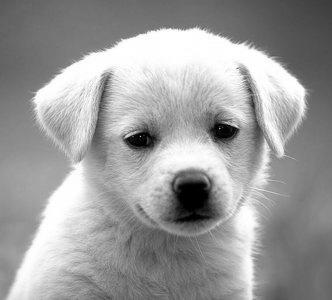
#> input picture Thresholding Task/Dog.jpg, 332 x 300 px
$ jupyter execute 21BAI1225_ThresholdingTask.ipynb
#> lines starting #> are read from the running program, lines starting #| are printed output that depends on the picture; after the words box and inside, x2 and y2 are one past the last pixel; in counts of white or black regions, pixels touching at a corner belong together
<h1 style="text-align: center;">Task: Implementing Thresholding</h1>

## Student Information

**Name:** Swarab Raul
**Registration Number:** 21BAI1225
**Date:** August 19, 2024

**1. Fixed Thresholding**
Fixed thresholding is a simple method where we choose a threshold value, and any pixel intensity value above the threshold is set to one value (e.g., white), and any pixel intensity below the threshold is set to another value (e.g., black).

[cell 1]
import cv2
import numpy as np
import matplotlib.pyplot as plt

[cell 2]
image = cv2.imread('./Dog.jpg', cv2.IMREAD_GRAYSCALE)
#> image is the input picture: shape (300, 332); min 0, max 255, mean 155.7

[cell 3]
# Apply Fixed Thresholding
_, fixed_thresh = cv2.threshold(image, 127, 255, cv2.THRESH_BINARY)
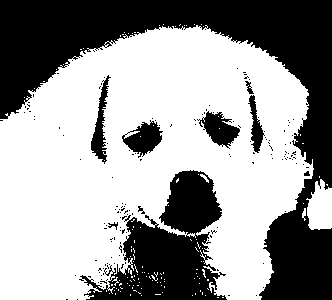
#> fixed_thresh: shape (300, 332); 60.5% white; 156 black regions (146 under 20 px), largest, box (x1, y1, x2, y2) and area: (0, 0, 332, 300) 26922, (79, 170, 227, 300) 9251, (122, 120, 163, 158) 816

[cell 4]
plt.imshow(fixed_thresh, cmap='gray')

**2. OTSU's Thresholding**
OTSU's method automatically calculates the optimal threshold value for a bimodal image (an image with two peaks in its histogram).

[cell 5]
# Apply OTSU's Thresholding
_, otsu_thresh = cv2.threshold(image, 0, 255, cv2.THRESH_BINARY + cv2.THRESH_OTSU)
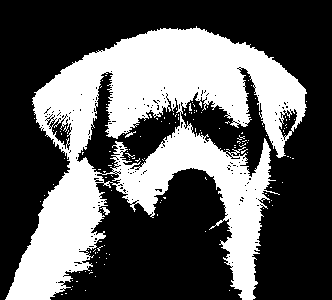
#> otsu_thresh: shape (300, 332); 36.3% white; 139 white regions (136 under 20 px), largest, box (x1, y1, x2, y2) and area: (5, 26, 307, 300) 35785, (100, 207, 110, 215) 36, (125, 131, 136, 138) 24

[cell 6]
plt.imshow(otsu_thresh, cmap='gray')

**3. Adaptive Mean Thresholding**
In Adaptive Mean Thresholding, the threshold value is the mean of the neighborhood area minus a constant.

[cell 7]
# Apply Adaptive Mean Thresholding
adaptive_mean_thresh = cv2.adaptiveThreshold(image, 255, cv2.ADAPTIVE_THRESH_MEAN_C,
                                             cv2.THRESH_BINARY, 11, 2)
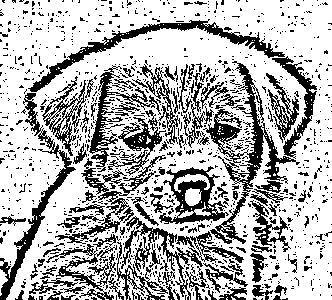
#> adaptive_mean_thresh: shape (300, 332); 70.1% white; 1179 black regions (1070 under 20 px), largest, box (x1, y1, x2, y2) and area: (203, 61, 300, 244) 3022, (55, 110, 166, 244) 2411, (28, 19, 285, 92) 2068

[cell 8]
plt.imshow(adaptive_mean_thresh, cmap='gray')

**4. Adaptive Gaussian Thresholding**
In Adaptive Gaussian Thresholding, the threshold value is a weighted sum (Gaussian window) of the neighborhood values minus a constant.

[cell 9]
adaptive_gaussian_thresh = cv2.adaptiveThreshold(image, 255, cv2.ADAPTIVE_THRESH_GAUSSIAN_C,
                                                 cv2.THRESH_BINARY, 11, 2)
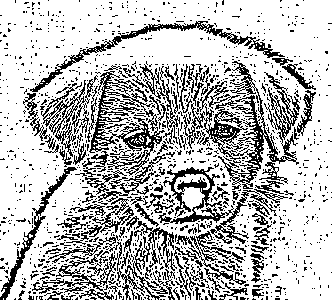
#> adaptive_gaussian_thresh: shape (300, 332); 73.6% white; black in thin lines or dots

[cell 10]
plt.imshow(adaptive_gaussian_thresh, cmap='gray')

[cell 11]
# Plotting the results
plt.figure(figsize=(12, 8))

plt.subplot(2, 3, 1)
plt.imshow(image, cmap='gray')
plt.title('Original Image')
plt.axis('off')

plt.subplot(2, 3, 2)
plt.imshow(fixed_thresh, cmap='gray')
plt.title('Fixed Thresholding')
plt.axis('off')

plt.subplot(2, 3, 3)
plt.imshow(otsu_thresh, cmap='gray')
plt.title("OTSU's Thresholding")
plt.axis('off')

plt.subplot(2, 3, 4)
plt.imshow(adaptive_mean_thresh, cmap='gray')
plt.title('Adaptive Mean Thresholding')
plt.axis('off')

plt.subplot(2, 3, 5)
plt.imshow(adaptive_gaussian_thresh, cmap='gray')
plt.title('Adaptive Gaussian Thresholding')
plt.axis('off')

plt.tight_layout()
plt.show()

#### Summary:
- **Fixed Thresholding** is straightforward but requires a pre-defined threshold value.
- **OTSU's Thresholding** is optimal for bimodal images.
- **Adaptive Mean** and **Adaptive Gaussian Thresholding** are better for images with varying lighting conditions.

---

# Task: Manually Implementing Thresholding Methods

**1. Fixed Thresholding (Manual Implementation)**

[cell 12]
image = cv2.imread('./Dog.jpg', cv2.IMREAD_GRAYSCALE)

def fixed_threshold(image, threshold):
    return np.where(image > threshold, 255, 0).astype(np.uint8)

fixed_thresh = fixed_threshold(image, 127)

**2. OTSU's Thresholding (Manual Implementation)**

[cell 13]
def otsu_threshold(image):
    pixel_counts = np.bincount(image.ravel(), minlength=256)
#> pixel_counts = 256 values, max 2737 at index 254, min 12 at index 58, mean 389.1
    s_max = (0,-10)
    for threshold in range(256):
        w0 = sum(pixel_counts[:threshold])
        w1 = sum(pixel_counts[threshold:])
        if w0 == 0 or w1 == 0:
            continue
        mu0 = sum([i * pixel_counts[i] for i in range(0, threshold)]) / w0
        mu1 = sum([i * pixel_counts[i] for i in range(threshold, 256)]) / w1
        # Inter-class variance
        s = w0 * w1 * (mu0 - mu1) ** 2
        if s > s_max[1]:
            s_max = (threshold, s)
#> this loop made 256 passes
#> (w0, w1, mu0, mu1, s_max) on passes 2 to 13: (490, 99110, 0, 156.5, (1, 1.19e+12)), (574, 99026, 0.146, 156.6, (2, 1.39e+12)), (630, 98970, 0.311, 156.7, (3, 1.53e+12)), (705, 98895, 0.597, 156.8, (4, 1.7e+12)), (759, 98841, 0.839, 156.9, (5, 1.83e+12)), (816, 98784, 1.13, 157, (6, 1.96e+12)), (862, 98738, 1.39, 157.1, (7, 2.06e+12)), (892, 98708, 1.58, 157.1, (8, 2.13e+12)), (933, 98667, 1.86, 157.2, (9, 2.22e+12)), (964, 98636, 2.09, 157.2, (10, 2.29e+12)), (1004, 98596, 2.41, 157.3, (11, 2.37e+12)), (1040, 98560, 2.7, 157.3, (12, 2.45e+12))
#> (w0, w1) on pass 1: (0, 99600)
#> after the loop, s_max = (170, 2.35e+13)
    threshold = s_max[0]
#> threshold = 170
    return np.where(image > threshold, 255, 0).astype(np.uint8)
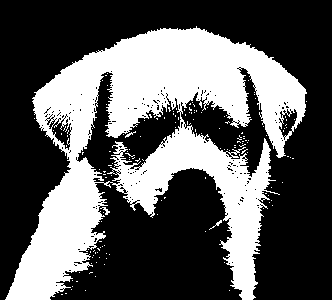
#> returned value: shape (300, 332); 35.9% white; 153 white regions (149 under 20 px), largest, box (x1, y1, x2, y2) and area: (5, 26, 307, 300) 35362, (100, 207, 110, 215) 30, (209, 220, 222, 230) 27, (125, 131, 136, 138) 23

otsu_thresh = otsu_threshold(image)

**3. Adaptive Mean Thresholding (Manual Implementation)**

[cell 14]
def adaptive_mean_threshold(image, block_size, C):
#> called with block_size = 11, C = 2
    half_block = block_size // 2
    padded_image = np.pad(image, pad_width=half_block, mode='constant', constant_values=0)
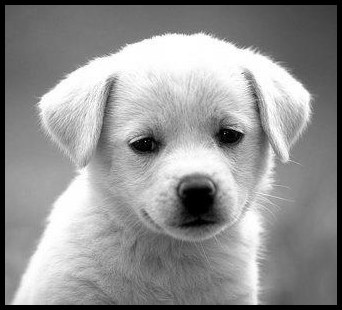
#> padded_image: shape (310, 342); min 0, max 255, mean 146.3
    adaptive_thresh = np.zeros_like(image)

    for i in range(half_block, padded_image.shape[0] - half_block):
        for j in range(half_block, padded_image.shape[1] - half_block):
            local_block = padded_image[i-half_block:i+half_block+1, j-half_block:j+half_block+1]
            local_thresh = np.mean(local_block) - C
            adaptive_thresh[i-half_block, j-half_block] = 255 if image[i-half_block, j-half_block] > local_thresh else 0
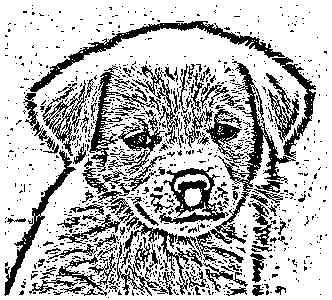
#> adaptive_thresh: shape (300, 332); 73.8% white; 1002 black regions (900 under 20 px), largest, box (x1, y1, x2, y2) and area: (203, 61, 296, 244) 2926, (28, 21, 285, 92) 1929, (159, 167, 229, 224) 1432

    return adaptive_thresh

adaptive_mean_thresh = adaptive_mean_threshold(image, 11, 2)

**4. Adaptive Gaussian Thresholding (Manual Implementation)**

[cell 15]
from scipy.ndimage import gaussian_filter

def adaptive_gaussian_threshold(image, block_size, C):
#> called with block_size = 11, C = 2
    half_block = block_size // 2
    padded_image = np.pad(image, pad_width=half_block, mode='constant', constant_values=0)
    adaptive_thresh = np.zeros_like(image)

    gaussian_image = gaussian_filter(padded_image, sigma=block_size/6.0)
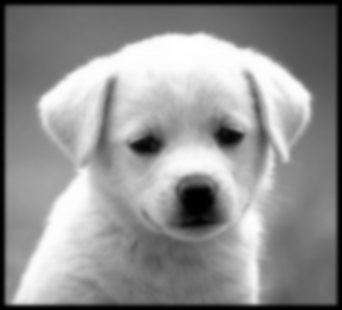
#> gaussian_image: shape (310, 342); min 0, max 255, mean 145.3

    for i in range(half_block, padded_image.shape[0] - half_block):
        for j in range(half_block, padded_image.shape[1] - half_block):
            local_thresh = gaussian_image[i, j] - C
            adaptive_thresh[i-half_block, j-half_block] = 255 if image[i-half_block, j-half_block] > local_thresh else 0
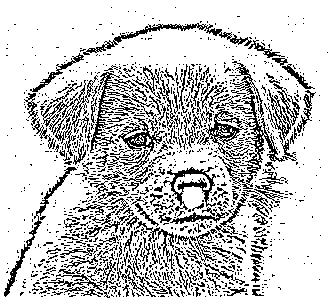
#> adaptive_thresh: shape (300, 332); 78.7% white; black in thin lines or dots

    return adaptive_thresh

adaptive_gaussian_thresh = adaptive_gaussian_threshold(image, 11, 2)

##### Visualizing the Results

[cell 16]
# Plotting the results
plt.figure(figsize=(12, 8))

plt.subplot(2, 3, 1)
plt.imshow(image, cmap='gray')
plt.title('Original Image')
plt.axis('off')

plt.subplot(2, 3, 2)
plt.imshow(fixed_thresh, cmap='gray')
plt.title('Fixed Thresholding')
plt.axis('off')

plt.subplot(2, 3, 3)
plt.imshow(otsu_thresh, cmap='gray')
plt.title("OTSU's Thresholding")
plt.axis('off')

plt.subplot(2, 3, 4)
plt.imshow(adaptive_mean_thresh, cmap='gray')
plt.title('Adaptive Mean Thresholding')
plt.axis('off')

plt.subplot(2, 3, 5)
plt.imshow(adaptive_gaussian_thresh, cmap='gray')
plt.title('Adaptive Gaussian Thresholding')
plt.axis('off')

plt.tight_layout()
plt.show()
